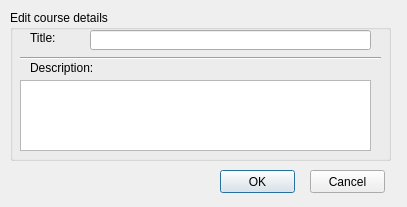
<?xml version="1.0" encoding="UTF-8"?>
<ui version="4.0">
 <class>courseDetailsDialog</class>
 <widget class="QDialog" name="courseDetailsDialog">
  <property name="geometry">
   <rect>
    <x>0</x>
    <y>0</y>
    <width>407</width>
    <height>207</height>
   </rect>
  </property>
  <property name="windowTitle">
   <string>Dialog</string>
  </property>
  <widget class="QGroupBox" name="groupBox">
   <property name="geometry">
    <rect>
     <x>10</x>
     <y>10</y>
     <width>381</width>
     <height>151</height>
    </rect>
   </property>
   <property name="title">
    <string>Edit course details</string>
   </property>
   <widget class="QLineEdit" name="lineEditCourseTitle">
    <property name="geometry">
     <rect>
      <x>80</x>
      <y>20</y>
      <width>281</width>
      <height>20</height>
     </rect>
    </property>
    <property name="text">
     <string/>
    </property>
   </widget>
   <widget class="QPlainTextEdit" name="textEditCourseDescription">
    <property name="geometry">
     <rect>
      <x>10</x>
      <y>70</y>
      <width>351</width>
      <height>71</height>
     </rect>
    </property>
   </widget>
   <widget class="QLabel" name="label">
    <property name="geometry">
     <rect>
      <x>20</x>
      <y>20</y>
      <width>71</width>
      <height>16</height>
     </rect>
    </property>
    <property name="text">
     <string>Title:</string>
    </property>
   </widget>
   <widget class="QLabel" name="label_2">
    <property name="geometry">
     <rect>
      <x>20</x>
      <y>50</y>
      <width>91</width>
      <height>16</height>
     </rect>
    </property>
    <property name="text">
     <string>Description:</string>
    </property>
   </widget>
   <widget class="Line" name="line">
    <property name="geometry">
     <rect>
      <x>10</x>
      <y>40</y>
      <width>361</width>
      <height>16</height>
     </rect>
    </property>
    <property name="orientation">
     <enum>Qt::Horizontal</enum>
    </property>
   </widget>
  </widget>
  <widget class="QPushButton" name="btnOK">
   <property name="geometry">
    <rect>
     <x>220</x>
     <y>170</y>
     <width>75</width>
     <height>23</height>
    </rect>
   </property>
   <property name="text">
    <string>OK</string>
   </property>
  </widget>
  <widget class="QPushButton" name="btnCancel">
   <property name="geometry">
    <rect>
     <x>310</x>
     <y>170</y>
     <width>75</width>
     <height>23</height>
    </rect>
   </property>
   <property name="text">
    <string>Cancel</string>
   </property>
  </widget>
 </widget>
 <resources/>
 <connections/>
</ui>
